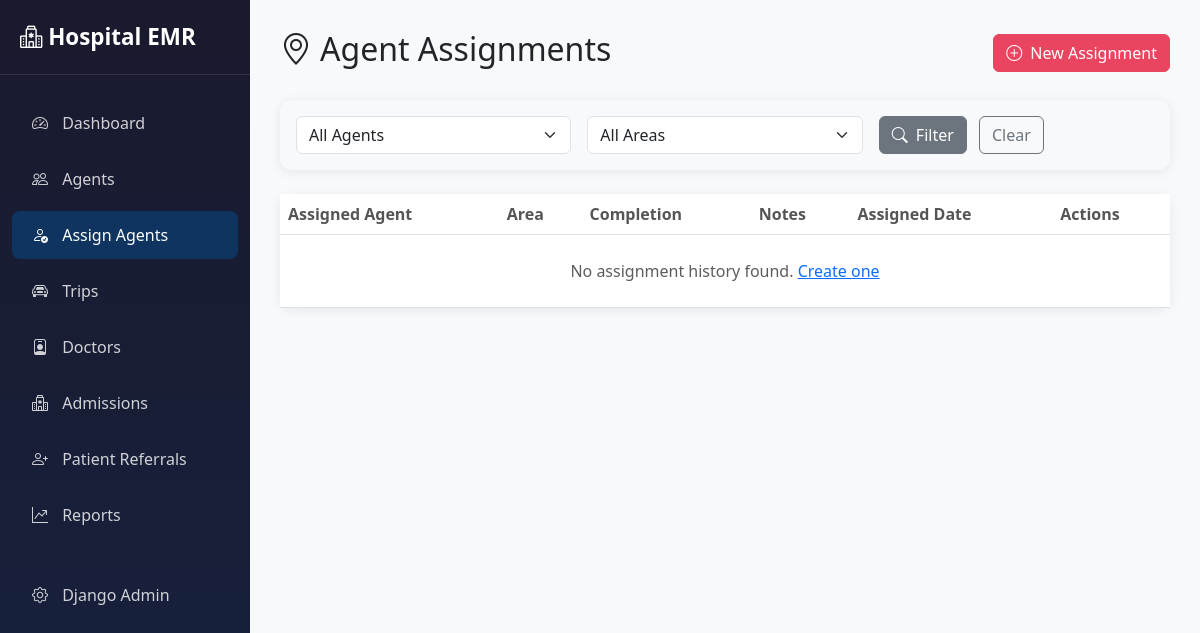
The app's page /portal/agents/assignments/ (signed in), older data.
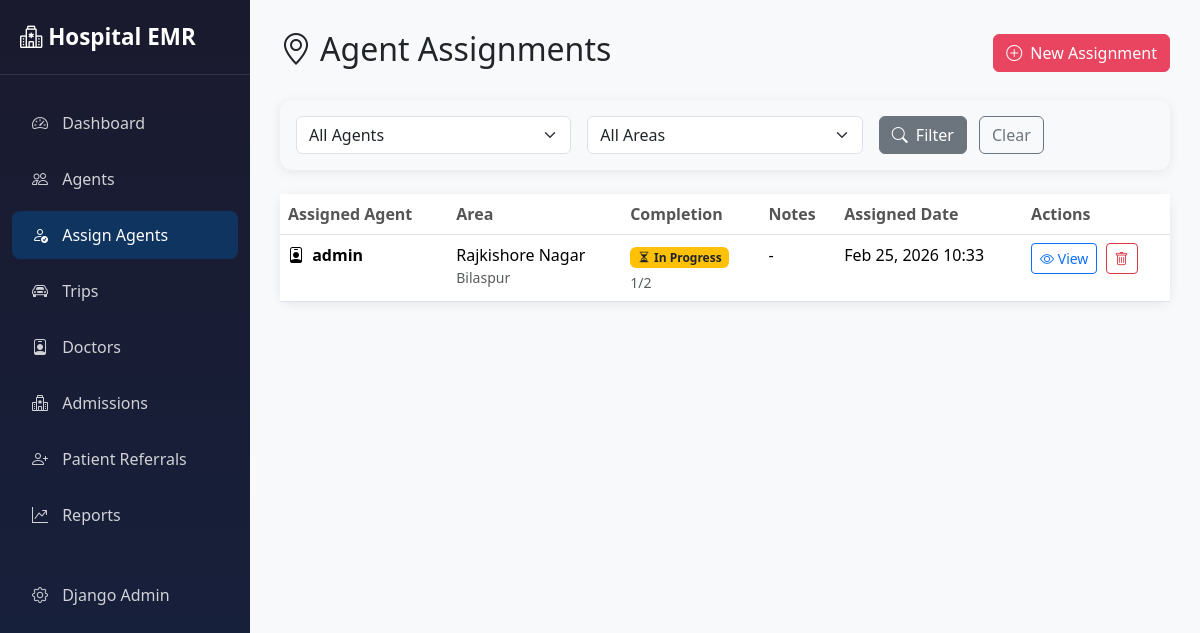
The same page, newer data.
### core/models.py (models this page shows, shortened)
class AgentAssignment(models.Model):
    agent = models.ForeignKey(User, on_delete=models.CASCADE, related_name='assignments', limit_choices_to={'role': 'advisor'})
    area = models.ForeignKey(Area, on_delete=models.CASCADE, related_name='assignment_history')
    assigned_at = models.DateTimeField(auto_now_add=True)
    notes = models.TextField(blank=True, null=True)
    class Meta:
        ordering = ['-assigned_at']

class User(AbstractUser):
    ROLE_CHOICES = (
        ('advisor', 'Advisor (Agent)'),
        ('maintenance', 'Maintenance (Staff)'),
        ('admin', 'Admin'),
    )
    role = models.CharField(max_length=20, choices=ROLE_CHOICES, default='advisor')

class Area(models.Model):
    name = models.CharField(max_length=100, unique=True, help_text="e.g. Downtown, North Zone")
    street = models.CharField(max_length=200, blank=True, null=True)
    landmark = models.CharField(max_length=200, blank=True, null=True)
    city = models.CharField(max_length=100)
    pincode = models.CharField(max_length=10, default='')
    state = models.CharField(max_length=100, default='Maharashtra')
    region = models.CharField(max_length=100, blank=True, null=True, help_text="e.g. Vidarbha, West")
    description = models.TextField(blank=True, null=True)
    agent = models.ForeignKey(User, on_delete=models.SET_NULL, null=True, blank=True,
                            related_name='assigned_areas', limit_choices_to={'role': 'advisor'})
    created_at = models.DateTimeField(auto_now_add=True)
    class Meta:
        ordering = ['city', 'name']

### portal/views.py (the view)
# urls.py: path('agents/assignments/', views.AgentAssignmentListView.as_view(), name='agent_assignment_list'),
class AgentAssignmentListView(PortalMixin, ListView):
    model = AgentAssignment
    template_name = 'portal/agents/assignment_list.html'
    context_object_name = 'assignments'
    paginate_by = 20
    def get_queryset(self):
        queryset = AgentAssignment.objects.select_related('agent', 'area').order_by('-assigned_at')
        agent_id = self.request.GET.get('agent')
        if agent_id:
            queryset = queryset.filter(agent_id=agent_id)
        area_id = self.request.GET.get('area')
        if area_id:
            queryset = queryset.filter(area_id=area_id)
        return queryset
    def get_context_data(self, **kwargs):
        context = super().get_context_data(**kwargs)
        context['agents'] = User.objects.filter(role='advisor', is_active=True)
        context['areas'] = Area.objects.all()
        from core.models import AgentAssignmentDoctorStatus
        for assignment in context['assignments']:
            from core.models import DoctorReferral
            raw_area_doctors = DoctorReferral.objects.filter(address_details__area=assignment.area, is_internal=False).order_by('-created_at')
            seen_names = set()
            area_doctors = []
            for d in raw_area_doctors:
                name_key = d.name.lower().strip()
                if name_key not in seen_names:
                    seen_names.add(name_key)
                    area_doctors.append(d)
            total_area_doctors = len(area_doctors)
            visited_count = 0
            total_enabled = 0
            for doctor in area_doctors:
                status_obj, created = AgentAssignmentDoctorStatus.objects.get_or_create(
                    assignment=assignment,
                    doctor=doctor,
                    defaults={'is_active': True, 'is_visited': False}
                )
                if status_obj.is_active:
                    total_enabled += 1
                    if status_obj.is_visited:
                        visited_count += 1
            assignment.is_complete = (total_enabled > 0 and visited_count == total_enabled)
            assignment.completion_stats = f"{visited_count}/{total_enabled}"
        return context

### portal/views.py (called while the page is built)
    @method_decorator(staff_member_required)
    def dispatch(self, request, *args, **kwargs):
        return super().dispatch(request, *args, **kwargs)

### portal/templates/portal/agents/assignment_list.html (shortened to what this page needs)
{% extends 'portal/base.html' %}
{% block content %}
<div class="d-flex justify-content-between align-items-center mb-4">
    <h2><i class="bi bi-geo-alt me-2"></i>Agent Assignments</h2>
    <div>
        <a href="{% url 'portal:agent_assignment_create' %}" class="btn btn-primary">
            <i class="bi bi-plus-circle me-1"></i> New Assignment
        </a>
    </div>
</div>
<div class="card mb-4 bg-light border-0">
    <div class="card-body py-3">
        <form method="get" class="row g-3 align-items-center">
            <div class="col-md-4">
                <select name="agent" class="form-select">
                    <option value="">All Agents</option>
                </select>
            </div>
            <div class="col-md-4">
                <select name="area" class="form-select">
                    <option value="">All Areas</option>
                </select>
            </div>
            <div class="col-md-4">
                <button type="submit" class="btn btn-secondary me-2">
                    <i class="bi bi-search me-1"></i> Filter
                </button>
                <a href="{% url 'portal:agent_assignment_list' %}" class="btn btn-outline-secondary">Clear</a>
            </div>
        </form>
    </div>
</div>
<div class="card">
    <div class="card-body p-0">
        <table class="table table-hover mb-0">
            <thead>
                <tr>
                    <th>Assigned Agent</th>
                    <th>Area</th>
                    <th>Completion</th>
                    <th>Notes</th>
                    <th>Assigned Date</th>
                    <th>Actions</th>
                </tr>
            </thead>
            <tbody>
                {% for assignment in assignments %}
                <tr>
                    <td>
                        <i class="bi bi-person-badge me-1"></i>
                        <strong>{{ assignment.agent.username }}</strong>
                    </td>
                    <td>
                        {{ assignment.area.name }}
                        <small class="d-block text-muted">{{ assignment.area.city }}</small>
                    </td>
                    <td>
                        {% if assignment.is_complete %}
                        <span class="badge bg-success"><i class="bi bi-check-circle me-1"></i>Complete</span>
                        {% else %}
                        <span class="badge bg-warning text-dark"><i class="bi bi-hourglass-split me-1"></i>In
                            Progress</span>
                        {% endif %}
                        <small class="d-block text-muted mt-1">{{ assignment.completion_stats }}</small>
                    </td>
                    <td>{{ assignment.notes|default:"-" }}</td>
                    <td>{{ assignment.assigned_at|date:"M d, Y H:i" }}</td>
                    <td>
                        <a href="{% url 'portal:agent_assignment_detail' assignment.pk %}"
                            class="btn btn-sm btn-outline-primary" title="View Details">
                            <i class="bi bi-eye"></i> View
                        </a>
                        <form method="post" action="{% url 'portal:agent_assignment_delete' assignment.pk %}"
                            class="d-inline ms-1" onsubmit="return confirm('Delete this assignment?')">
                            <button type="submit" class="btn btn-sm btn-outline-danger" title="Delete">
                                <i class="bi bi-trash"></i>
                            </button>
                        </form>
                    </td>
                </tr>
                {% empty %}
                <tr>
                    <td colspan="6" class="text-center text-muted py-4">
                        No assignment history found. <a href="{% url 'portal:agent_assignment_create' %}">Create one</a>
                    </td>
                </tr>
                {% endfor %}
            </tbody>
        </table>
    </div>
</div>
{% endblock %}

Row changes from the older to the newer data that the page shows:
added AgentAssignment: agent.username "admin", area.name "Rajkishore Nagar", area.city "Bilaspur", shows "In Progress", completion_stats "1/2", notes "-", assigned_at "Feb 25, 2026 10:33"
Text that changed along with them:
text no longer shown: "No assignment history found. Create one"
